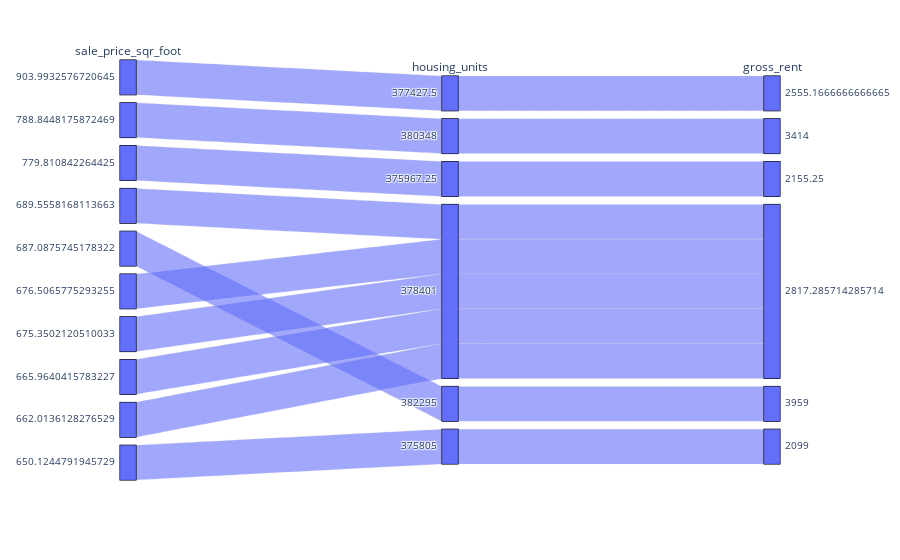

Notebook cell for this chart:
### Code cell
# Parallel Categories Plot
px.parallel_categories(sfo_df_top)

### Figure 1 — Plotly figure (JSON) as saved in the notebook; plotly's stock layout.template omitted (floating-point values rounded to 4 significant figures)
{"data": [{"dimensions": [{"label": "sale_price_sqr_foot", "values": [904.0, 788.8, 779.8, 689.6, 687.1, 676.5, 675.4, 666.0, 662.0, 650.1]}, {"label": "housing_units", "values": [377400.0, 380348, 376000.0, 378401, 382295, 378401, 378401, 378401, 378401, 375805]}, {"label": "gross_rent", "values": [2555.0, 3414, 2155.0, 2817.0, 3959, 2817.0, 2817.0, 2817.0, 2817.0, 2099]}], "domain": {"x": [0, 1], "y": [0, 1]}, "name": "", "type": "parcats"}], "layout": {"legend": {"tracegroupgap": 0}, "margin": {"t": 60}}}
